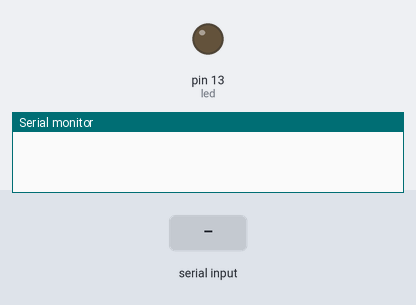
Simulated run of this sketch. Board: Arduino Mega 2560, built with avr-gcc and run on an emulated ATmega2560. Parts: output pins drawn as LEDs (lit = HIGH), the last lines printed to the serial monitor. The inputs (shaded band) are chosen by the test bench.

Above: at 1.2 s.
1.3 s: "a" received over the second serial link
At 1.9 s:
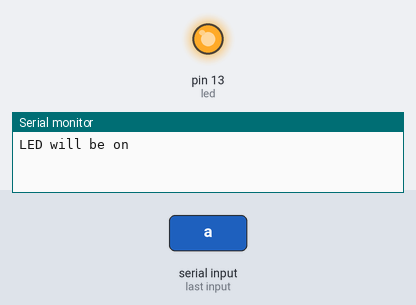
2.9 s: "b" received over the second serial link
At 4.3 s:
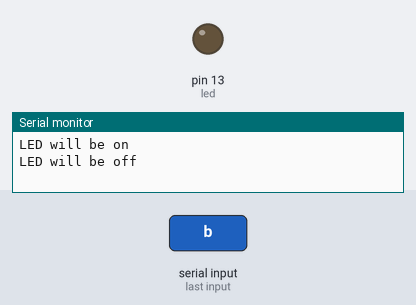
Timing chart, 0 to 5.9 s (numbered marks = the images above; inputs shaded):
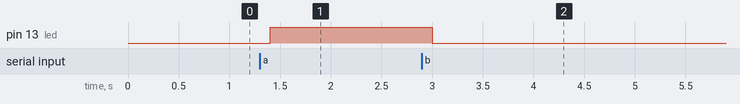

Measured:
- after the input at 1.3 s, pin 13 (led): LOW → HIGH after 0.10 s
- after the input at 2.9 s, pin 13 (led): HIGH → LOW after 0.10 s

The sketch:

hemIoT4.ino
```cpp
const int led=13;
void setup() {
  // put your setup code here, to run once:
Serial.begin(9600);
Serial1.begin(9600);
pinMode(led,OUTPUT);
}
void loop() {
  // put your main code here, to run repeatedly:

if(Serial1.available()>0)
{
  delay(100);
  int val=Serial1.read();
if(val=='a')
{
  digitalWrite(led,HIGH);
  Serial.println("LED will be on");

  }

 else if(val=='b')
  {
    digitalWrite(led,LOW);
    Serial.println("LED will be off");
    }
}
}
```
